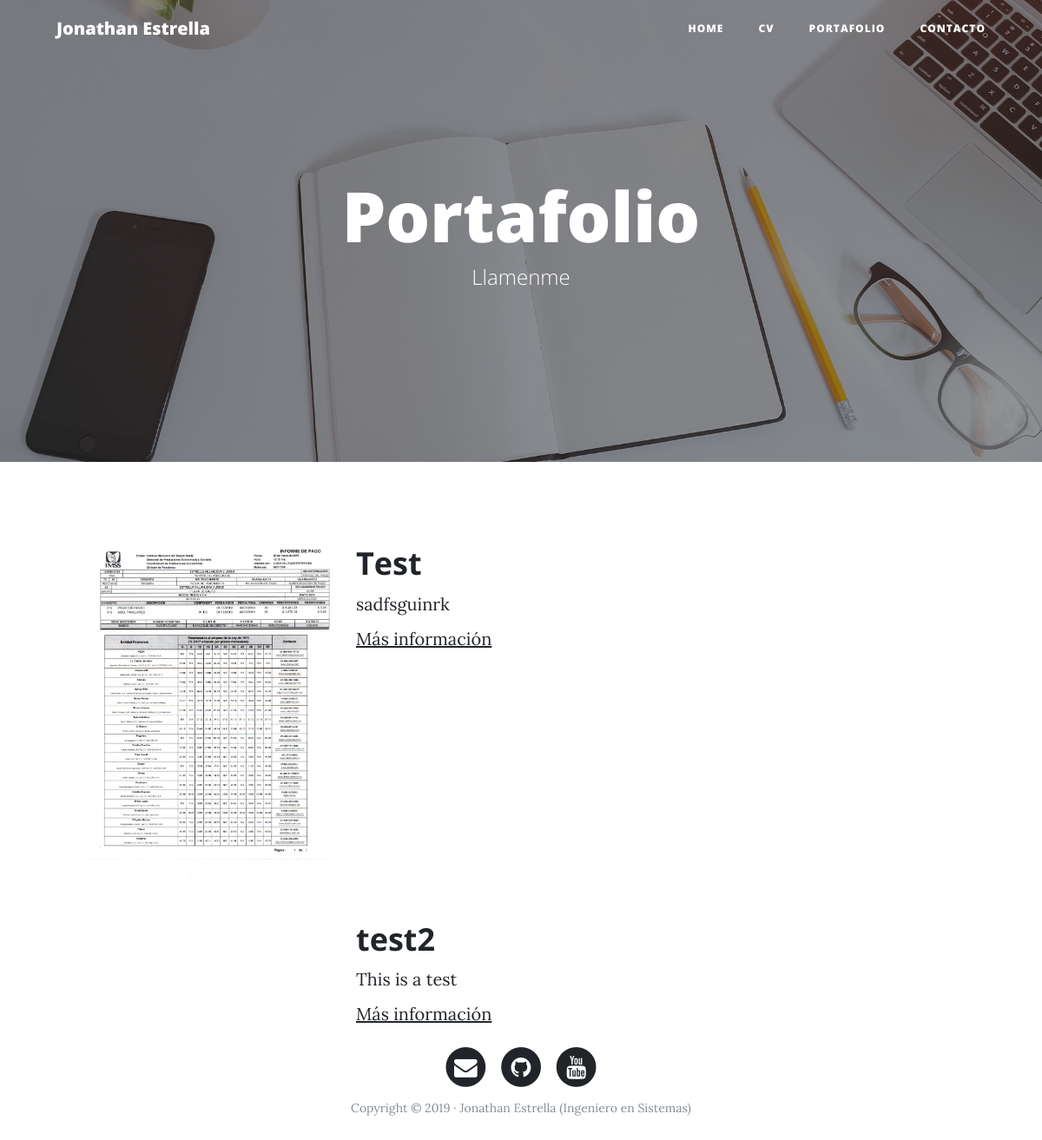
Before: /portafolio/ with the older database file.
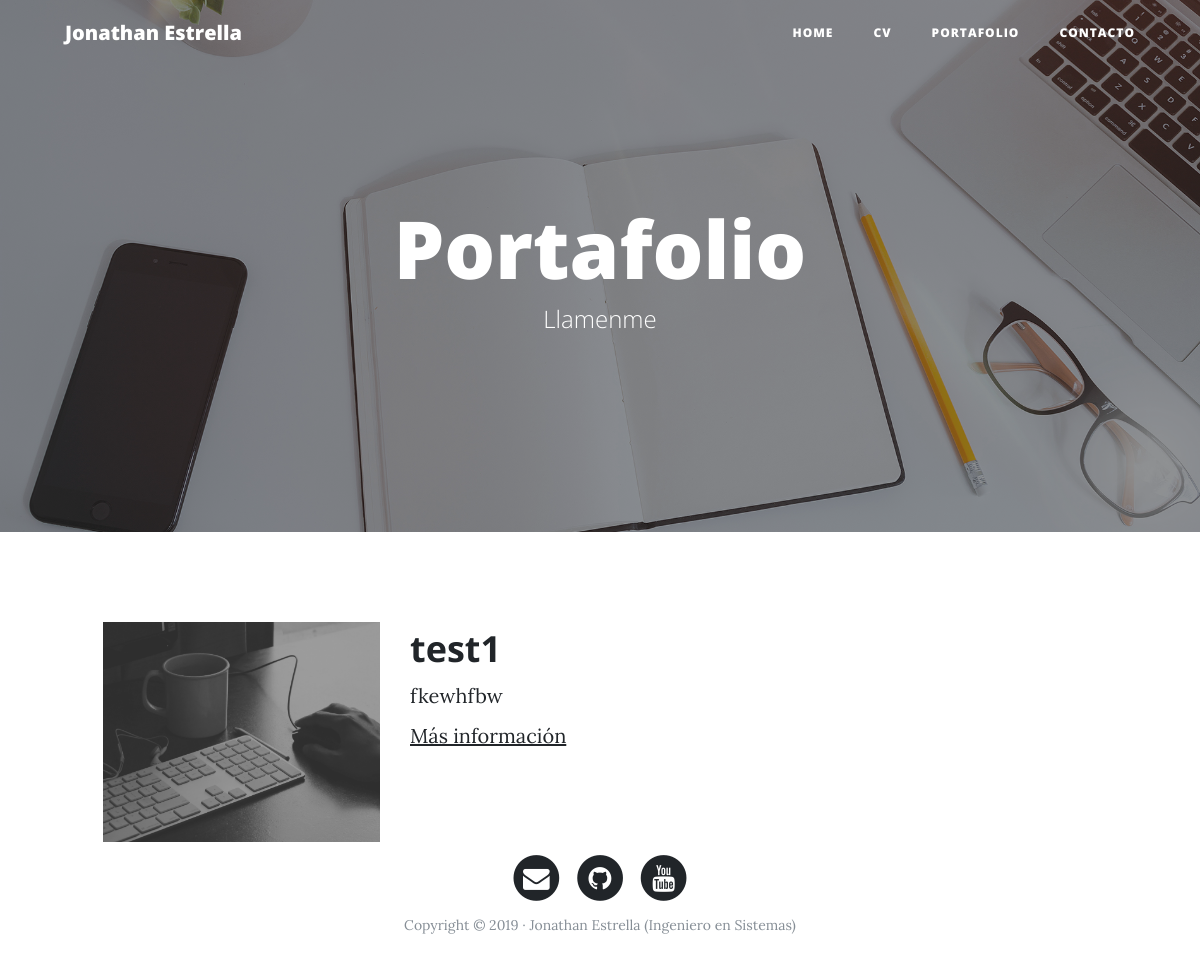
After: the same page with the newer database file.
### portfolio/models.py (models this page shows)
class Project(models.Model):
    title = models.CharField(max_length = 200)
    description = models.TextField()
    image = models.ImageField(upload_to = "projects")
    created = models.DateTimeField(auto_now_add = True)
    updated = models.DateTimeField(auto_now = True)

### portfolio/views.py (the view)
# urls.py: path('portafolio/', views_portfolio.portafolio, name='portafolio'),
def portafolio(request):
    projects = Project.objects.all()
    return render(request, 'portfolio/portafolio.html', { 'projects' : projects})

### portfolio/templates/portfolio/portafolio.html (shortened to what this page needs)
{% extends 'core/base.html' %}
{% block background %}{% load static %}{% static 'core/img/portfolio-bg.jpg' %}{% endblock background %}
{% block header %}
    <h1>Portafolio</h1>
    <span class="subheading">Llamenme</span>
{% endblock header %}
{% block content %}
    {% for project in projects %}
	      <div class="row project">
	      	<div class="col-lg-3 col-md-4 offset-lg-1">
			      <img class="img-fluid" src="{{project.image.url}}" alt="">
	      	</div>
	        <div class="col-lg-7 col-md-8">
	      		<h2 class="section-heading title">{{project.title}}</h2>
	          <p>{{project.description}}</p>
	          <p><a href="http://google.com">Más información</a></p>
	      	</div>
	      </div>
    {% endfor %}
{% endblock content %}

### core/templates/core/base.html (shortened to what this page needs)
<!DOCTYPE html>
<html lang="es">
  <head>
    {% load static %}
    <link href="{% static 'core/vendor/bootstrap/css/bootstrap.min.css' %}" rel="stylesheet">
    <link href="{% static 'core/vendor/font-awesome/css/font-awesome.min.css' %}" rel="stylesheet" type="text/css">
    <link href="{% static 'core/css/clean-blog.min.css' %}" rel="stylesheet">
  </head>
  <body>
    <nav class="navbar navbar-expand-lg navbar-light fixed-top" id="mainNav">
      <div class="container">
        <a class="navbar-brand" href="{% url 'home' %}">Jonathan Estrella</a>
        <div class="collapse navbar-collapse" id="navbarResponsive">
          <ul class="navbar-nav ml-auto">
            <li class="nav-item">
              <a class="nav-link" href="{% url 'home' %}">Home</a>
            </li>
            <li class="nav-item">
              <a class="nav-link" href="{% url 'cv' %}">CV</a>
            </li>
            <li class="nav-item">
              <a class="nav-link" href="{% url 'portafolio' %}">Portafolio</a>
            </li>
            <li class="nav-item">
              <a class="nav-link" href="{% url 'contacto' %}">Contacto</a>
            </li>
          </ul>
        </div>
      </div>
    </nav>
    <header class="masthead" style="background-image: url('{% block background %}{% endblock background %}')">
      <div class="overlay"></div>
      <div class="container">
        <div class="row">
          <div class="col-lg-8 col-md-10 mx-auto">
            <div class="site-heading">
            {% block header %}
            {% endblock header %}
            </div>
          </div>
        </div>
      </div>
    </header>
  {% block content %}
  {% endblock content %}
    <footer>
      <div class="container">
        <div class="row">
          <div class="col-lg-8 col-md-10 mx-auto">
            <ul class="list-inline text-center">
              <li class="list-inline-item">
                <a href="#">
                  <span class="fa-stack fa-lg">
                    <i class="fa fa-circle fa-stack-2x"></i>
                    <i class="fa fa-envelope fa-stack-1x fa-inverse"></i>
                  </span>
                </a>
              </li>
              <li class="list-inline-item">
                <a href="#">
                  <span class="fa-stack fa-lg">
                    <i class="fa fa-circle fa-stack-2x"></i>
                    <i class="fa fa-github fa-stack-1x fa-inverse"></i>
                  </span>
                </a>
              </li>
              <li class="list-inline-item">
                <a href="#">
                  <span class="fa-stack fa-lg">
                    <i class="fa fa-circle fa-stack-2x"></i>
                    <i class="fa fa-youtube fa-stack-1x fa-inverse"></i>
                  </span>
                </a>
              </li>
            </ul>
            <p class="copyright text-muted">Copyright &copy; 2019 · Jonathan Estrella (Ingeniero en Sistemas) </p>
          </div>
        </div>
      </div>
    </footer>
  </body>
</html>

Changed rows visible on the page:
removed Project: image (picture), title "Test", description "sadfsguinrk"
removed Project: title "test2", description "This is a test"
added Project: image (picture), title "test1", description "fkewhfbw"
